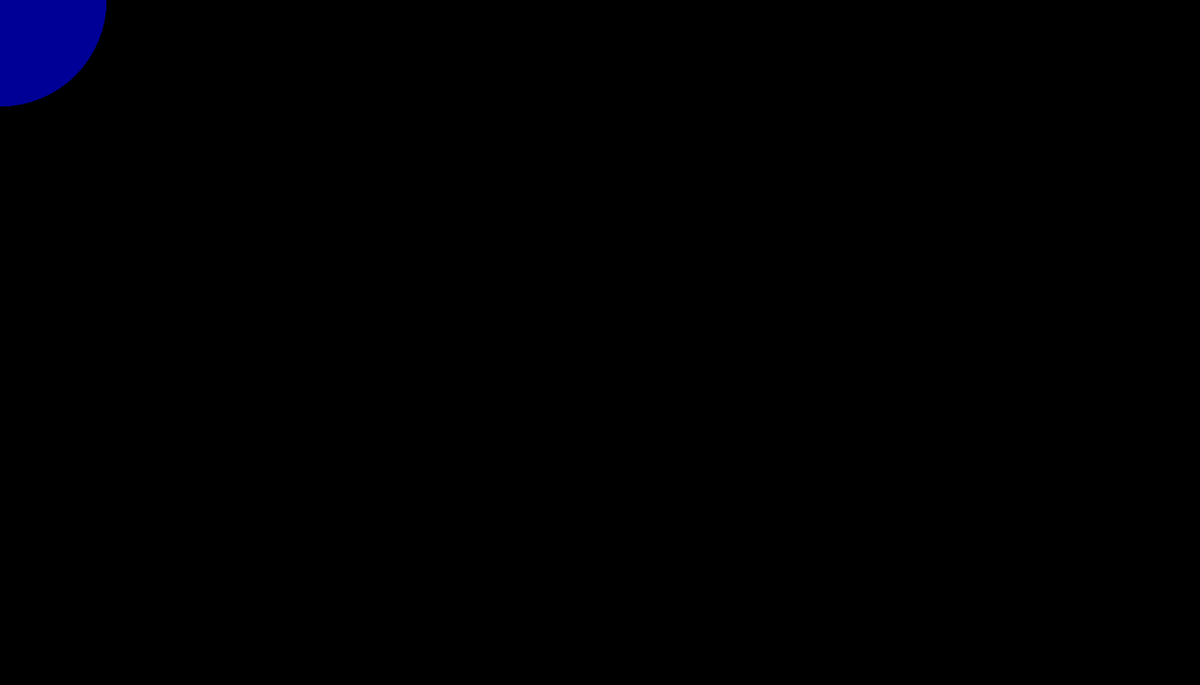
Frame 1 (no input)
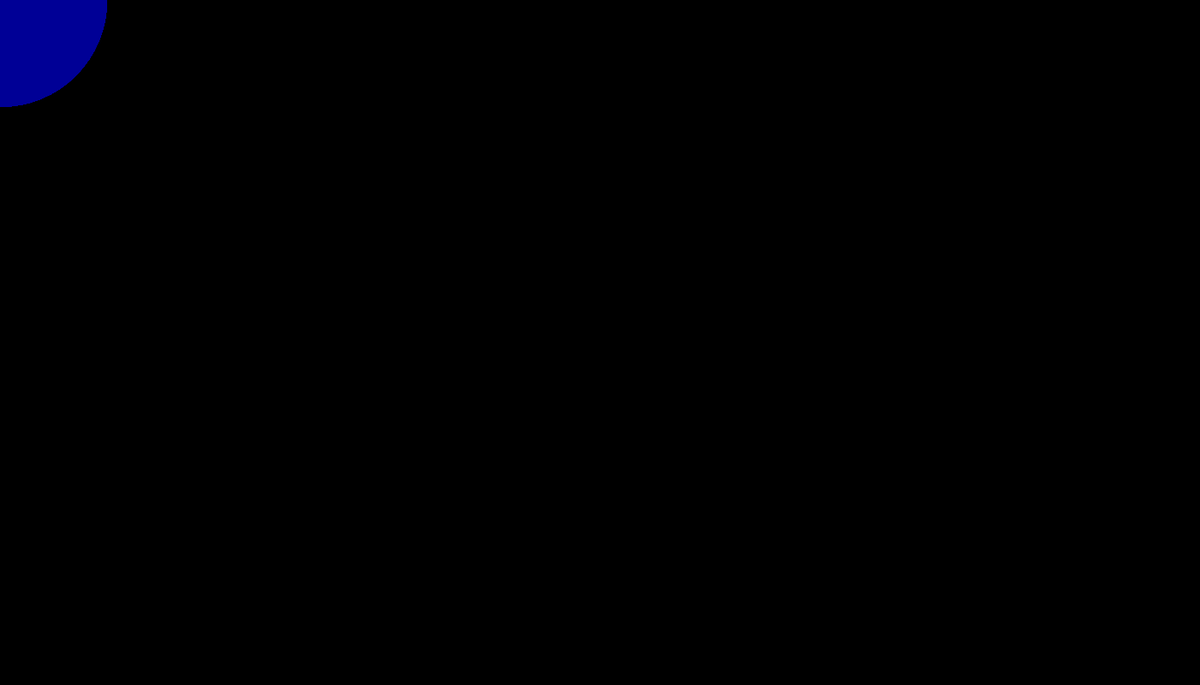
Frame 60 (no input)
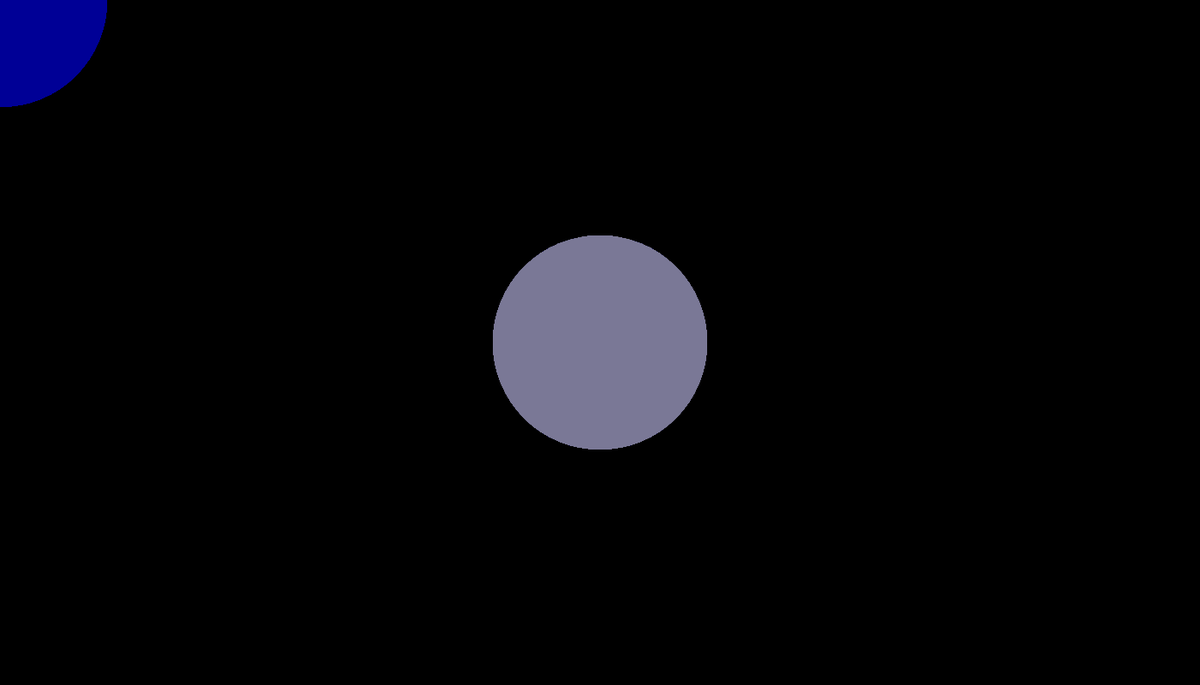
Frame 120 (the mouse pressed at the canvas centre since frame 60)

The p5.js sketch that drew these frames (run headless with seeded random() and noise() and a simulated clock; from frame 60 on, the mouse is pressed at the canvas centre):

// p5.js sketch
// ── sketch.js
function setup() {
  createCanvas(1400,800);
  background(0);
  noCursor();
}

function draw() {
  fill(mouseX * .175, mouseY * .3, 150);
  ellipse(mouseX, mouseY, 250, 250);
  strokeWeight(mouseX)

}
